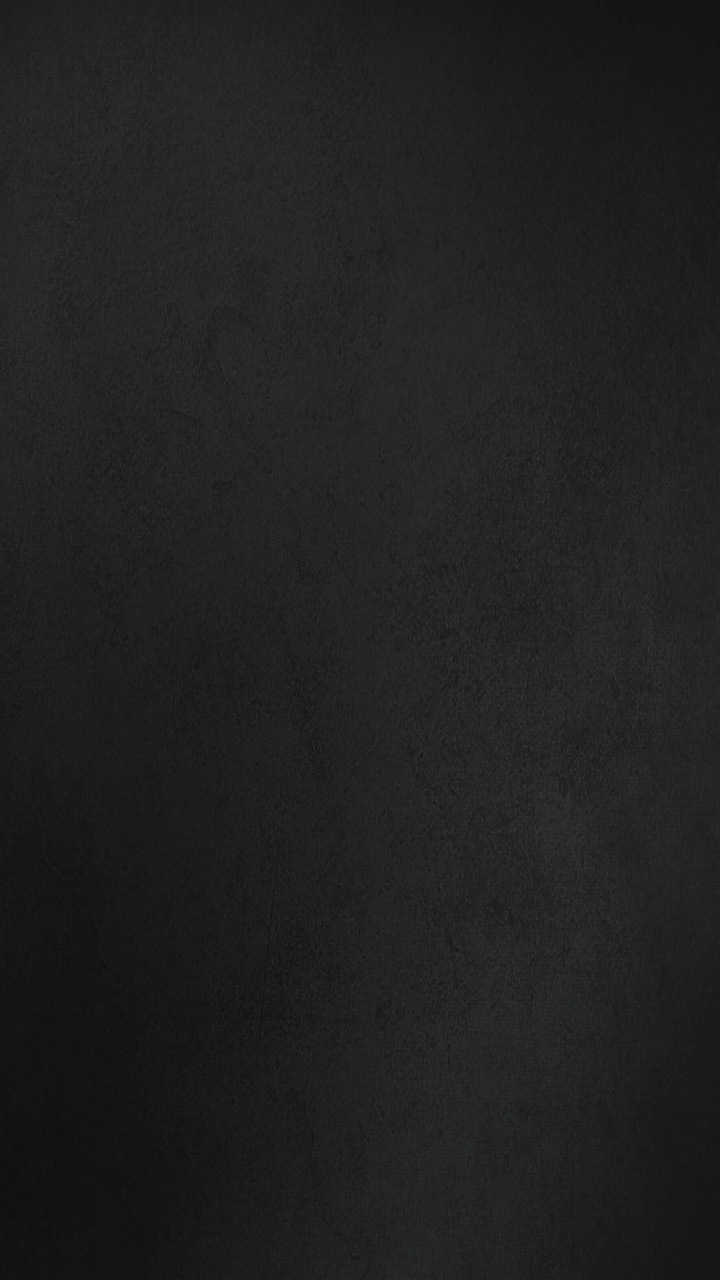
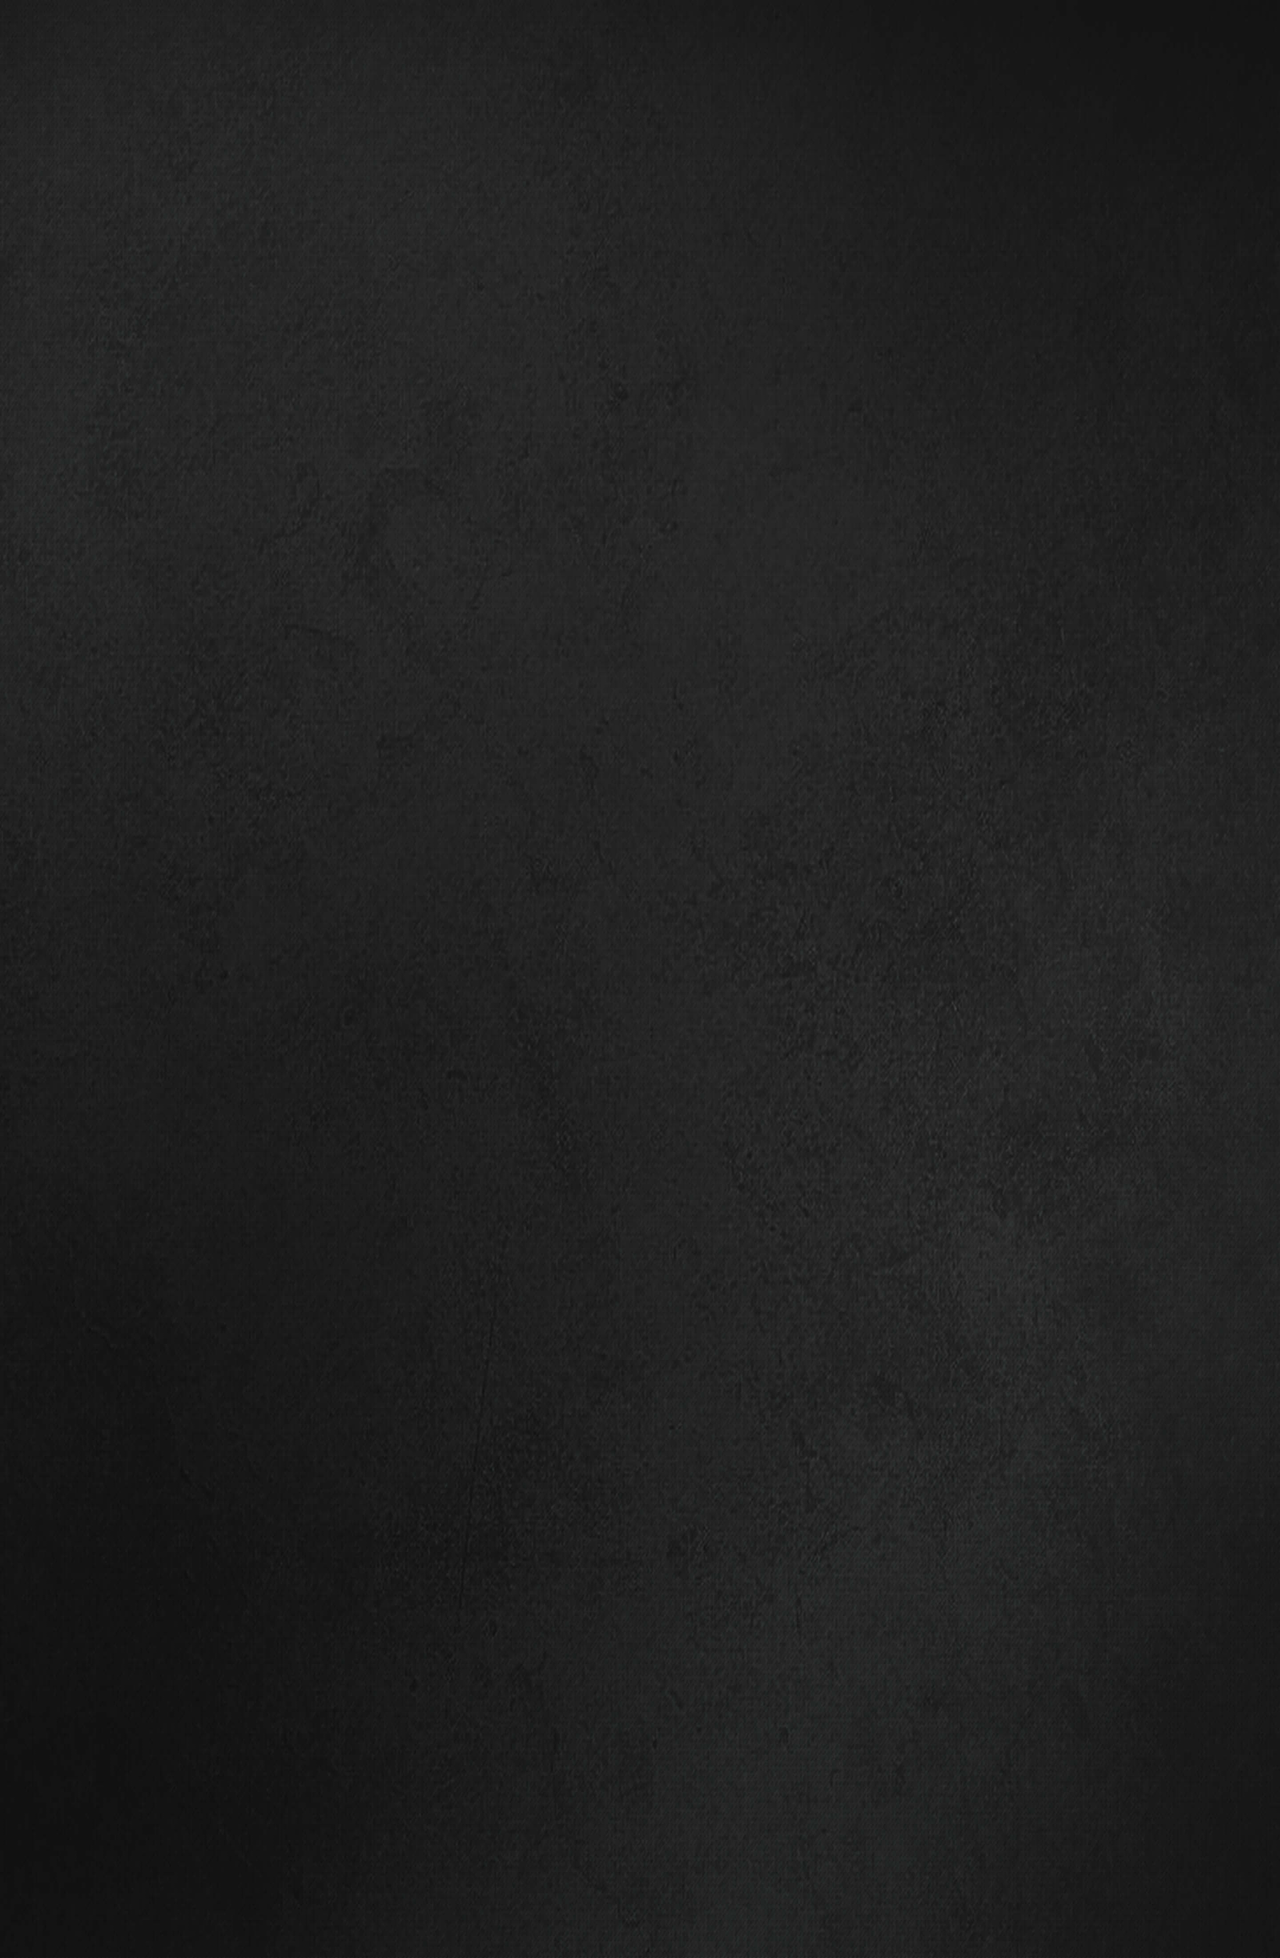

One screen, two layout resources from the same app: the default and the repository's alternative for another configuration. Each is rendered where Android would select it; the XML of both is given below.
<!-- AndroidManifest.xml: application theme android:Theme.NoTitleBar.Fullscreen -->
<!-- res/layout/kabam_soda_container.xml -->
<?xml version="1.0" encoding="utf-8"?>
<LinearLayout android:orientation="horizontal" android:background="@drawable/kabam_soda_account_background" android:layout_width="fill_parent" android:layout_height="fill_parent" android:baselineAligned="false"
  xmlns:android="http://schemas.android.com/apk/res/android">
    <LinearLayout android:layout_width="0.0dip" android:layout_height="wrap_content" android:layout_weight="0.1" />
    <LinearLayout android:layout_width="0.0dip" android:layout_height="wrap_content" android:layout_weight="0.8">
        <ViewStub android:id="@id/kabam_soda_account_login_stub" android:layout="@layout/kabam_soda_account_login" android:layout_width="wrap_content" android:layout_height="fill_parent" android:layout_marginTop="60.0dip" />
        <ViewStub android:id="@id/kabam_soda_account_loggedin_stub" android:layout="@layout/kabam_soda_account_loggedin" android:layout_width="wrap_content" android:layout_height="fill_parent" android:layout_marginTop="60.0dip" />
        <ViewStub android:id="@id/kabam_soda_account_create_stub" android:layout="@layout/kabam_soda_account_create" android:layout_width="wrap_content" android:layout_height="fill_parent" android:layout_marginTop="60.0dip" />
    </LinearLayout>
    <LinearLayout android:orientation="vertical" android:layout_width="0.0dip" android:layout_height="wrap_content" android:layout_weight="0.1">
        <ImageButton android:layout_gravity="right" android:id="@id/kabam_soda_accountloggedin_closebutton" android:background="@android:color/transparent" android:visibility="invisible" android:layout_width="wrap_content" android:layout_height="wrap_content" android:layout_marginTop="3.0dip" android:layout_marginRight="3.0dip" android:src="@drawable/kabam_soda_account_close" android:contentDescription="@string/kabam_soda_account_login_close" />
    </LinearLayout>
</LinearLayout>
<!-- res/layout/kabam_soda_account_login.xml (included above) -->
<?xml version="1.0" encoding="utf-8"?>
<LinearLayout android:orientation="vertical" android:background="@color/kabam_soda_account_box_gray" android:paddingLeft="@dimen/kabam_soda_account_box_padding_left" android:paddingTop="@dimen/kabam_soda_account_box_padding_top" android:paddingRight="@dimen/kabam_soda_account_box_padding_right" android:paddingBottom="@dimen/kabam_soda_account_box_padding_bottom" android:layout_width="wrap_content" android:layout_height="fill_parent" android:maxWidth="@dimen/kabam_soda_account_box_maxwidth" android:minWidth="@dimen/kabam_soda_account_box_minwidth" android:contentDescription="@string/kabam_soda_account_login_box"
  xmlns:android="http://schemas.android.com/apk/res/android">
    <ImageView android:layout_gravity="center_horizontal" android:id="@id/kabam_soda_accountlogin_logo" android:layout_width="fill_parent" android:layout_height="wrap_content" android:src="@drawable/kabam_soda_account_logo" android:scaleType="center" android:contentDescription="@string/kabam_soda_account_login_logo" />
    <EditText android:textColor="@color/kabam_soda_black" android:id="@id/kabam_soda_accountlogin_email" android:background="@color/kabam_soda_white" android:padding="3.0dip" android:layout_width="fill_parent" android:layout_height="wrap_content" android:layout_marginTop="10.0dip" android:layout_marginBottom="10.0dip" android:inputType="textEmailAddress" />
    <EditText android:textColor="@color/kabam_soda_black" android:id="@id/kabam_soda_accountlogin_password" android:background="@color/kabam_soda_white" android:padding="3.0dip" android:layout_width="fill_parent" android:layout_height="wrap_content" android:layout_marginTop="10.0dip" android:layout_marginBottom="10.0dip" android:inputType="textPassword" />
    <TextView android:textSize="12.0sp" android:textColorLink="@color/kabam_soda_white" android:gravity="right" android:id="@id/kabam_soda_accountlogin_forgotpassword" android:layout_width="fill_parent" android:layout_height="wrap_content" android:layout_marginBottom="10.0dip" />
    <TextView android:textSize="12.0sp" android:textStyle="bold" android:textColor="@color/kabam_soda_red" android:gravity="center_horizontal" android:id="@id/kabam_soda_accountlogin_error" android:layout_width="fill_parent" android:layout_height="wrap_content" />
    <Button android:textColor="@color/kabam_soda_white" android:id="@id/kabam_soda_accountlogin_button" android:background="@color/kabam_soda_orange" android:layout_width="fill_parent" android:layout_height="40.0dip" android:layout_marginTop="10.0dip" />
    <LinearLayout android:layout_width="fill_parent" android:layout_height="wrap_content" android:layout_marginTop="20.0dip">
        <Button android:textColor="@color/kabam_soda_white" android:id="@id/kabam_soda_accountlogin_cancelbutton" android:background="@color/kabam_soda_account_gray" android:layout_width="0.0dip" android:layout_height="40.0dip" android:layout_weight="0.3" />
        <Button android:textColor="@color/kabam_soda_white" android:id="@id/kabam_soda_accountlogin_createaccountbutton" android:background="@color/kabam_soda_account_gray" android:layout_width="0.0dip" android:layout_height="40.0dip" android:layout_marginLeft="12.0dip" android:layout_weight="0.7" />
    </LinearLayout>
</LinearLayout>
<!-- res/layout/kabam_soda_account_loggedin.xml (included above) -->
<?xml version="1.0" encoding="utf-8"?>
<LinearLayout android:orientation="vertical" android:background="@color/kabam_soda_account_box_gray" android:paddingLeft="@dimen/kabam_soda_account_box_padding_left" android:paddingTop="@dimen/kabam_soda_account_box_padding_top" android:paddingRight="@dimen/kabam_soda_account_box_padding_right" android:paddingBottom="@dimen/kabam_soda_account_box_padding_bottom" android:layout_width="wrap_content" android:layout_height="fill_parent" android:maxWidth="@dimen/kabam_soda_account_box_maxwidth" android:minWidth="@dimen/kabam_soda_account_box_minwidth" android:contentDescription="@string/kabam_soda_accountloggedin"
  xmlns:android="http://schemas.android.com/apk/res/android">
    <LinearLayout android:layout_gravity="center" android:orientation="vertical" android:paddingLeft="10.0dip" android:paddingRight="10.0dip" android:paddingBottom="10.0dip" android:layout_width="wrap_content" android:layout_height="wrap_content">
        <ImageView android:layout_gravity="center_horizontal" android:id="@id/kabam_soda_accountlogin_logo" android:layout_width="fill_parent" android:layout_height="wrap_content" android:src="@drawable/kabam_soda_account_logo" android:scaleType="center" android:contentDescription="@string/kabam_soda_account_login_logo" />
        <TextView android:textSize="15.0sp" android:textStyle="bold" android:textColor="@color/kabam_soda_orange" android:gravity="center_horizontal" android:id="@id/kabam_soda_accountloggedin_text" android:layout_width="fill_parent" android:layout_height="wrap_content" android:layout_marginTop="90.0dip" />
        <TextView android:textSize="15.0sp" android:textStyle="bold" android:textColor="@color/kabam_soda_account_midgray" android:gravity="center_horizontal" android:id="@id/kabam_soda_accountloggedin_email" android:layout_width="fill_parent" android:layout_height="wrap_content" android:layout_marginTop="20.0dip" android:layout_marginBottom="10.0dip" />
    </LinearLayout>
</LinearLayout>
<!-- res/layout/kabam_soda_account_create.xml (included above) -->
<?xml version="1.0" encoding="utf-8"?>
<LinearLayout android:orientation="vertical" android:background="@color/kabam_soda_account_box_gray" android:paddingLeft="@dimen/kabam_soda_account_box_padding_left" android:paddingTop="@dimen/kabam_soda_account_box_padding_top" android:paddingRight="@dimen/kabam_soda_account_box_padding_right" android:paddingBottom="@dimen/kabam_soda_account_box_padding_bottom" android:layout_width="wrap_content" android:layout_height="fill_parent" android:maxWidth="@dimen/kabam_soda_account_box_maxwidth" android:minWidth="@dimen/kabam_soda_account_box_minwidth" android:contentDescription="@string/kabam_soda_accountcreate"
  xmlns:android="http://schemas.android.com/apk/res/android">
    <ImageView android:layout_gravity="center_horizontal" android:id="@id/kabam_soda_accountlogin_logo" android:layout_width="fill_parent" android:layout_height="wrap_content" android:src="@drawable/kabam_soda_account_logo" android:scaleType="center" android:contentDescription="@string/kabam_soda_account_login_logo" />
    <EditText android:textColor="@color/kabam_soda_black" android:id="@id/kabam_soda_accountcreate_email" android:background="@color/kabam_soda_white" android:padding="3.0dip" android:layout_width="fill_parent" android:layout_height="wrap_content" android:layout_marginTop="10.0dip" android:layout_marginBottom="10.0dip" android:inputType="textEmailAddress" />
    <EditText android:textColor="@color/kabam_soda_black" android:id="@id/kabam_soda_accountcreate_password" android:background="@color/kabam_soda_white" android:padding="3.0dip" android:layout_width="fill_parent" android:layout_height="wrap_content" android:layout_marginTop="10.0dip" android:layout_marginBottom="8.0dip" android:inputType="textPassword" />
    <LinearLayout android:orientation="horizontal" android:id="@id/kabam_soda_accountcreate_birthdaylayout" android:layout_width="wrap_content" android:layout_height="wrap_content">
        <TextView android:textSize="15.0sp" android:textStyle="bold" android:gravity="right" android:id="@id/kabam_soda_accountcreate_birthday" android:layout_width="wrap_content" android:layout_height="wrap_content" />
        <Spinner android:id="@id/kabam_soda_accountcreate_birthdayspinner" android:layout_width="wrap_content" android:layout_height="wrap_content" android:hint="@string/kabam_soda_accountcreate_birthday" />
    </LinearLayout>
    <CheckBox android:textSize="12.0sp" android:textColor="@color/kabam_soda_offwhite" android:layout_gravity="top" android:id="@id/kabam_soda_marketingemail_checkbox" android:layout_width="wrap_content" android:layout_height="wrap_content" android:button="@drawable/kabam_soda_checkbox_selector" />
    <TextView android:textSize="12.0sp" android:textStyle="bold" android:textColor="@color/kabam_soda_red" android:gravity="center_horizontal" android:id="@id/kabam_soda_accountcreate_error" android:layout_width="fill_parent" android:layout_height="wrap_content" />
    <Button android:textColor="@color/kabam_soda_white" android:id="@id/kabam_soda_accountcreate_button" android:background="@color/kabam_soda_orange" android:layout_width="fill_parent" android:layout_height="40.0dip" android:layout_marginTop="8.0dip" />
    <LinearLayout android:layout_width="fill_parent" android:layout_height="wrap_content" android:layout_marginTop="8.0dip">
        <Button android:textColor="@color/kabam_soda_white" android:id="@id/kabam_soda_accountcreate_cancelbutton" android:background="@color/kabam_soda_account_gray" android:layout_width="0.0dip" android:layout_height="40.0dip" android:layout_weight="0.3" />
        <Button android:textColor="@color/kabam_soda_white" android:id="@id/kabam_soda_accountcreate_haveaccountbutton" android:background="@color/kabam_soda_account_gray" android:layout_width="0.0dip" android:layout_height="40.0dip" android:layout_marginLeft="12.0dip" android:layout_weight="0.7" />
    </LinearLayout>
    <TextView android:textSize="12.0sp" android:textStyle="normal" android:textColor="@color/kabam_soda_whitegray" android:textColorLink="@color/kabam_soda_orange" android:id="@id/kabam_soda_redeem_authterms" android:paddingTop="20.0dip" android:layout_width="wrap_content" android:layout_height="wrap_content" />
</LinearLayout>
<!-- resources referenced by this layout -->
<resources>
  <color name="kabam_soda_account_box_gray">#ff2e2f2d</color>
  <color name="kabam_soda_account_gray">#ff34393b</color>
  <color name="kabam_soda_account_midgray">#ff939598</color>
  <color name="kabam_soda_black">#ff000000</color>
  <color name="kabam_soda_offwhite">#fff0f0f0</color>
  <color name="kabam_soda_orange">#fff26520</color>
  <color name="kabam_soda_red">#ffff4e00</color>
  <color name="kabam_soda_white">#ffffffff</color>
  <color name="kabam_soda_whitegray">#ffcccccc</color>
  <dimen name="kabam_soda_account_box_maxwidth">360.0dip</dimen>
  <dimen name="kabam_soda_account_box_minwidth">325.0dip</dimen>
  <dimen name="kabam_soda_account_box_padding_bottom">40.0dip</dimen>
  <dimen name="kabam_soda_account_box_padding_left">20.0dip</dimen>
  <dimen name="kabam_soda_account_box_padding_right">20.0dip</dimen>
  <dimen name="kabam_soda_account_box_padding_top">40.0dip</dimen>
  <!-- drawable kabam_soda_account_background: jpg bitmap (drawable-hdpi-v4, 114111 bytes) -->
  <!-- drawable kabam_soda_account_close: png bitmap (drawable-hdpi-v4, 402 bytes) -->
  <!-- drawable kabam_soda_account_logo: png bitmap (drawable-hdpi-v4, 6103 bytes) -->
  <!-- drawable kabam_soda_checkbox_selector (drawable) -->
  <?xml version="1.0" encoding="utf-8"?>
  <selector
    xmlns:android="http://schemas.android.com/apk/res/android">
      <item android:state_checked="true" android:drawable="@drawable/kabam_soda_checked" />
      <item android:state_checked="false" android:drawable="@drawable/kabam_soda_unchecked" />
  </selector>
  <string name="kabam_soda_account_login_box">Login Box</string>
  <string name="kabam_soda_account_login_close">Close</string>
  <string name="kabam_soda_account_login_logo">Image - soda rewards account login</string>
  <string name="kabam_soda_accountcreate">Create An Account</string>
  <string name="kabam_soda_accountcreate_birthday">Birthday</string>
  <string name="kabam_soda_accountloggedin">Account Logged In</string>
  <!-- drawable kabam_soda_checked: png bitmap (drawable-hdpi-v4, 908 bytes) -->
  <!-- drawable kabam_soda_unchecked: png bitmap (drawable-hdpi-v4, 257 bytes) -->
</resources>
<!-- res/layout-land/kabam_soda_container.xml (the repository's variant of the layout above) -->
<!-- drawn on the phone turned sideways -->
<?xml version="1.0" encoding="utf-8"?>
<ScrollView android:orientation="horizontal" android:background="@drawable/kabam_soda_account_background" android:layout_width="fill_parent" android:layout_height="fill_parent" android:baselineAligned="false"
  xmlns:android="http://schemas.android.com/apk/res/android">
    <LinearLayout android:orientation="horizontal" android:layout_width="fill_parent" android:layout_height="wrap_content" android:baselineAligned="false">
        <LinearLayout android:layout_width="0.0dip" android:layout_height="wrap_content" android:layout_weight="0.2" />
        <LinearLayout android:gravity="center" android:layout_width="0.0dip" android:layout_height="wrap_content" android:layout_weight="0.6">
            <ViewStub android:id="@id/kabam_soda_account_login_stub" android:layout="@layout/kabam_soda_account_login" android:layout_width="wrap_content" android:layout_height="fill_parent" android:layout_marginTop="12.0dip" android:layout_marginBottom="30.0dip" />
            <ViewStub android:id="@id/kabam_soda_account_loggedin_stub" android:layout="@layout/kabam_soda_account_loggedin" android:layout_width="wrap_content" android:layout_height="fill_parent" android:layout_marginTop="12.0dip" android:layout_marginBottom="30.0dip" />
            <ViewStub android:id="@id/kabam_soda_account_create_stub" android:layout="@layout/kabam_soda_account_create" android:layout_width="wrap_content" android:layout_height="fill_parent" android:layout_marginTop="12.0dip" android:layout_marginBottom="30.0dip" />
        </LinearLayout>
        <LinearLayout android:orientation="vertical" android:layout_width="0.0dip" android:layout_height="wrap_content" android:layout_weight="0.2">
            <ImageButton android:layout_gravity="right" android:id="@id/kabam_soda_accountloggedin_closebutton" android:background="@android:color/transparent" android:visibility="invisible" android:layout_width="wrap_content" android:layout_height="wrap_content" android:layout_marginTop="3.0dip" android:layout_marginRight="3.0dip" android:src="@drawable/kabam_soda_account_close" android:contentDescription="@string/kabam_soda_account_login_close" />
        </LinearLayout>
    </LinearLayout>
</ScrollView>
<!-- resources referenced by the variant -->
<!-- as the phone turned sideways resolves them -->
<resources>
  <color name="kabam_soda_account_box_gray">#ff2e2f2d</color>
  <color name="kabam_soda_account_gray">#ff34393b</color>
  <color name="kabam_soda_account_midgray">#ff939598</color>
  <color name="kabam_soda_black">#ff000000</color>
  <color name="kabam_soda_offwhite">#fff0f0f0</color>
  <color name="kabam_soda_orange">#fff26520</color>
  <color name="kabam_soda_red">#ffff4e00</color>
  <color name="kabam_soda_white">#ffffffff</color>
  <color name="kabam_soda_whitegray">#ffcccccc</color>
  <!-- from res/values-land/ -->
  <dimen name="kabam_soda_account_box_maxwidth">384.0dip</dimen>
  <!-- from res/values-land/ -->
  <dimen name="kabam_soda_account_box_minwidth">360.0dip</dimen>
  <!-- from res/values-land/ -->
  <dimen name="kabam_soda_account_box_padding_bottom">15.0dip</dimen>
  <!-- from res/values-land/ -->
  <dimen name="kabam_soda_account_box_padding_left">40.0dip</dimen>
  <!-- from res/values-land/ -->
  <dimen name="kabam_soda_account_box_padding_right">40.0dip</dimen>
  <!-- from res/values-land/ -->
  <dimen name="kabam_soda_account_box_padding_top">15.0dip</dimen>
  <!-- drawable kabam_soda_account_background: jpg bitmap (drawable-hdpi-v4, 114111 bytes) -->
  <!-- drawable kabam_soda_account_close: png bitmap (drawable-hdpi-v4, 402 bytes) -->
  <!-- drawable kabam_soda_account_logo: png bitmap (drawable-hdpi-v4, 6103 bytes) -->
  <!-- drawable kabam_soda_checkbox_selector (drawable) -->
  <?xml version="1.0" encoding="utf-8"?>
  <selector
    xmlns:android="http://schemas.android.com/apk/res/android">
      <item android:state_checked="true" android:drawable="@drawable/kabam_soda_checked" />
      <item android:state_checked="false" android:drawable="@drawable/kabam_soda_unchecked" />
  </selector>
  <string name="kabam_soda_account_login_box">Login Box</string>
  <string name="kabam_soda_account_login_close">Close</string>
  <string name="kabam_soda_account_login_logo">Image - soda rewards account login</string>
  <string name="kabam_soda_accountcreate">Create An Account</string>
  <string name="kabam_soda_accountcreate_birthday">Birthday</string>
  <string name="kabam_soda_accountloggedin">Account Logged In</string>
  <!-- drawable kabam_soda_checked: png bitmap (drawable-hdpi-v4, 908 bytes) -->
  <!-- drawable kabam_soda_unchecked: png bitmap (drawable-hdpi-v4, 257 bytes) -->
</resources>
